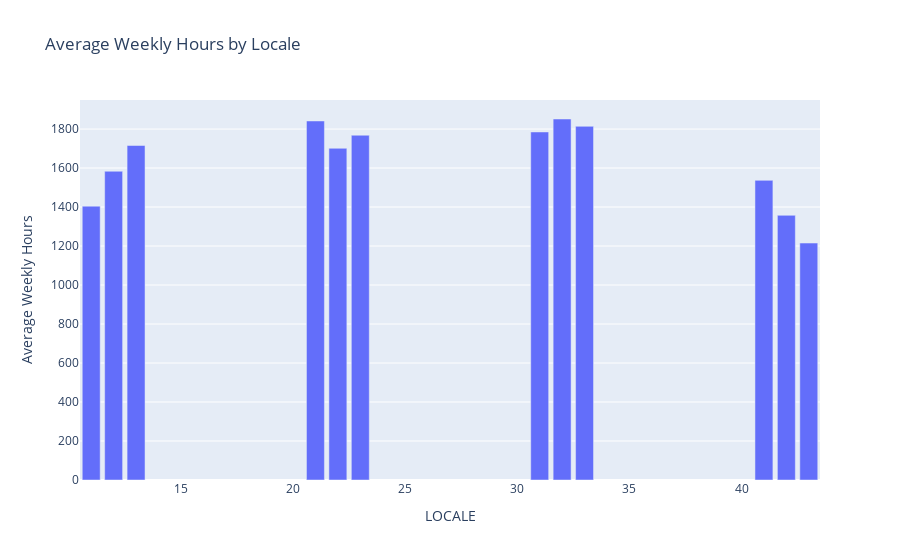

The notebook cell saved with this chart:
### Code cell
# Interactive Visualization: Average Weekly Hours by Locale
avg_hours_by_locale = data.groupby('LOCALE')['HOURS'].mean().reset_index()
fig_avg_hours = px.bar(avg_hours_by_locale,
                       x='LOCALE',
                       y='HOURS',
                       labels={'HOURS': 'Average Weekly Hours'},
                       title='Average Weekly Hours by Locale')
fig_avg_hours.show()

### Figure 1 — Plotly figure (JSON) as saved in the notebook; plotly's stock layout.template omitted (floating-point values rounded to 4 significant figures)
{"data": [{"alignmentgroup": "True", "hovertemplate": "LOCALE=%{x}<br>Average Weekly Hours=%{y}<extra></extra>", "legendgroup": "", "marker": {"color": "#636efa", "pattern": {"shape": ""}}, "name": "", "offsetgroup": "", "orientation": "v", "showlegend": false, "textposition": "auto", "type": "bar", "x": [11, 12, 13, 21, 22, 23, 31, 32, 33, 41, 42, 43], "xaxis": "x", "y": [1405.0, 1584.0, 1716.0, 1841.0, 1701.0, 1768.0, 1785.0, 1852.0, 1814.0, 1537.0, 1357.0, 1215.0], "yaxis": "y"}], "layout": {"barmode": "relative", "legend": {"tracegroupgap": 0}, "title": {"text": "Average Weekly Hours by Locale"}, "xaxis": {"anchor": "y", "domain": [0, 1], "title": {"text": "LOCALE"}}, "yaxis": {"anchor": "x", "domain": [0, 1], "title": {"text": "Average Weekly Hours"}}}}
